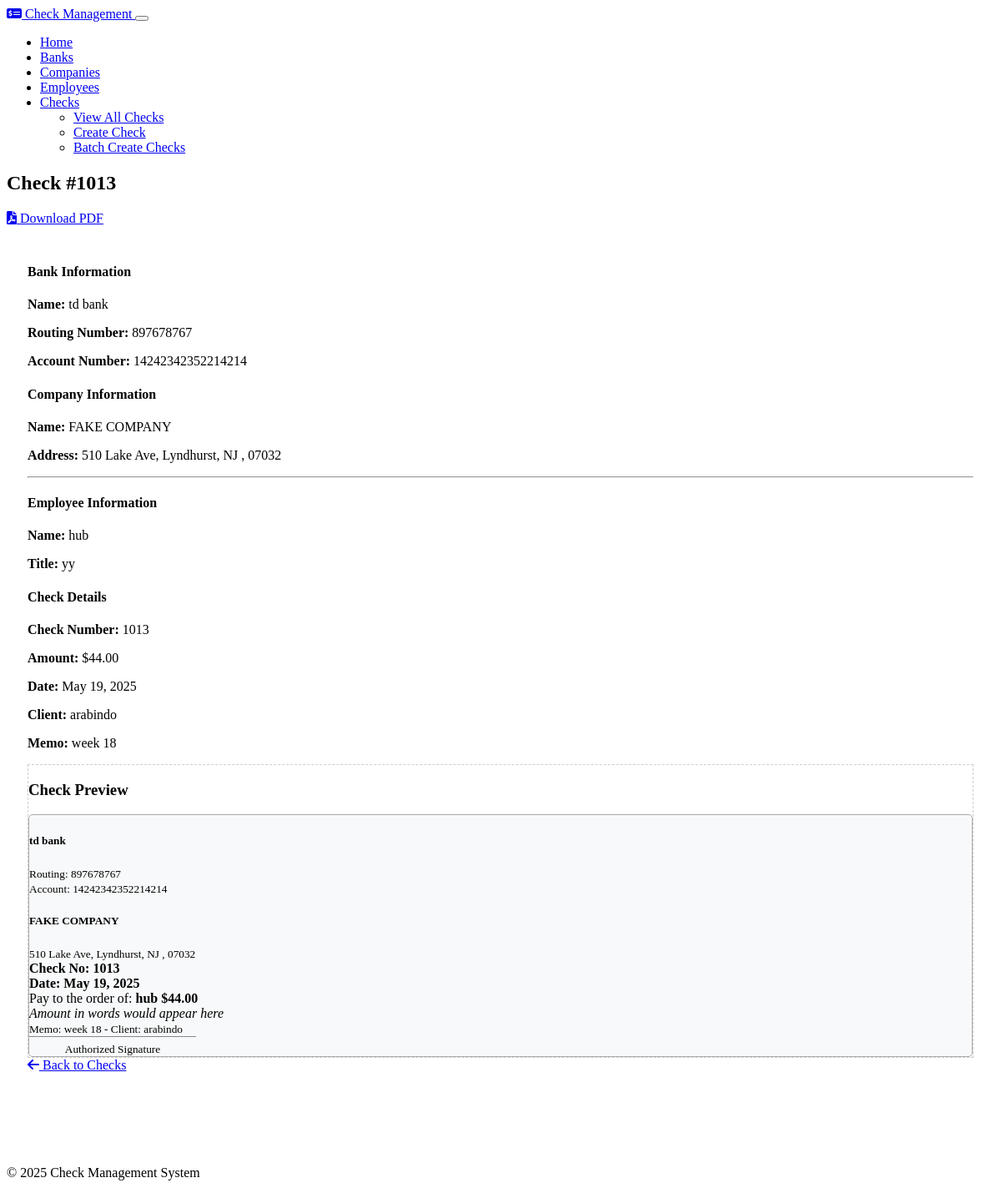
The page /checks/13 on the database its author committed.
### models.py (models this page shows, shortened)
class Check(db.Model):
    id = db.Column(db.Integer, primary_key=True)
    check_number = db.Column(db.Integer, nullable=False)
    amount = db.Column(db.Numeric(10, 2), nullable=False)
    date = db.Column(db.Date, nullable=False, default=datetime.utcnow)
    hours_worked = db.Column(db.Numeric(6, 2), nullable=True)
    pay_rate = db.Column(db.Numeric(10, 2), nullable=True)
    overtime_hours = db.Column(db.Numeric(6, 2), nullable=True)
    overtime_rate = db.Column(db.Numeric(10, 2), nullable=True)
    holiday_hours = db.Column(db.Numeric(6, 2), nullable=True)
    holiday_rate = db.Column(db.Numeric(10, 2), nullable=True)
    memo = db.Column(db.String(200), nullable=True)
    bank_id = db.Column(db.Integer, db.ForeignKey('bank.id'), nullable=False)
    company_id = db.Column(db.Integer, db.ForeignKey('company.id'), nullable=False)
    employee_id = db.Column(db.Integer, db.ForeignKey('employee.id'), nullable=False)
    client_id = db.Column(db.Integer, db.ForeignKey('company_client.id'), nullable=True)
    client = db.relationship('CompanyClient', backref='checks', lazy=True)

class Bank(db.Model):
    id = db.Column(db.Integer, primary_key=True)
    name = db.Column(db.String(100), nullable=False)
    routing_number = db.Column(db.String(9), nullable=False)
    account_number = db.Column(db.String(20), nullable=False)
    last_check_number = db.Column(db.Integer, default=1000)
    checks = db.relationship('Check', backref='bank', lazy=True, cascade="all, delete-orphan")

class Company(db.Model):
    id = db.Column(db.Integer, primary_key=True)
    name = db.Column(db.String(100), nullable=False)
    address = db.Column(db.String(200), nullable=False)
    logo = db.Column(db.Text, nullable=True)  # Store as base64 encoded string
    default_bank_id = db.Column(db.Integer, db.ForeignKey('bank.id'), nullable=True)
    employees = db.relationship('Employee', backref='company', lazy=True, cascade="all, delete-orphan")
    checks = db.relationship('Check', backref='company', lazy=True, cascade="all, delete-orphan")
    clients = db.relationship('CompanyClient', backref='company', lazy=True, cascade="all, delete-orphan")
    default_bank = db.relationship('Bank', backref='companies')

class Employee(db.Model):
    id = db.Column(db.Integer, primary_key=True)
    name = db.Column(db.String(100), nullable=False)
    title = db.Column(db.String(100), nullable=False)
    company_id = db.Column(db.Integer, db.ForeignKey('company.id'), nullable=False)
    checks = db.relationship('Check', backref='employee', lazy=True, cascade="all, delete-orphan")

class CompanyClient(db.Model):
    id = db.Column(db.Integer, primary_key=True)
    name = db.Column(db.String(100), nullable=False)
    address = db.Column(db.String(200), nullable=False)
    contact_person = db.Column(db.String(100))
    contact_email = db.Column(db.String(100))
    contact_phone = db.Column(db.String(20))
    company_id = db.Column(db.Integer, db.ForeignKey('company.id'), nullable=False)

### routes.py (the view)
    @app.route('/checks/<int:id>', endpoint='checks_view')
    def checks_view(id):
        check = Check.query.get_or_404(id)
        return render_template('checks/view.html', check=check)

### templates/checks/view.html (shortened to what this page needs)
{% extends 'layout.html' %}
{% block content %}
<div class="row justify-content-center">
    <div class="col-md-8">
        <div class="card mb-4">
            <div class="card-header d-flex justify-content-between align-items-center">
                <h2 class="mb-0">Check #{{ check.check_number }}</h2>
                <a href="{{ url_for('checks_pdf', id=check.id) }}" class="btn btn-primary">
                    <i class="fas fa-file-pdf me-1"></i> Download PDF
                </a>
            </div>
            <div class="card-body">
                <div class="row">
                    <div class="col-md-6">
                        <h4>Bank Information</h4>
                        <p><strong>Name:</strong> {{ check.bank.name }}</p>
                        <p><strong>Routing Number:</strong> {{ check.bank.routing_number }}</p>
                        <p><strong>Account Number:</strong> {{ check.bank.account_number }}</p>
                    </div>
                    <div class="col-md-6">
                        <h4>Company Information</h4>
                        <p><strong>Name:</strong> {{ check.company.name }}</p>
                        <p><strong>Address:</strong> {{ check.company.address }}</p>
                    </div>
                </div>
                <hr>
                <div class="row">
                    <div class="col-md-6">
                        <h4>Employee Information</h4>
                        <p><strong>Name:</strong> {{ check.employee.name }}</p>
                        <p><strong>Title:</strong> {{ check.employee.title }}</p>
                    </div>
                    <div class="col-md-6">
                        <h4>Check Details</h4>
                        <p><strong>Check Number:</strong> {{ check.check_number }}</p>
                        <p><strong>Amount:</strong> ${{ check.amount }}</p>
                        <p><strong>Date:</strong> {{ check.date.strftime('%B %d, %Y') }}</p>
                        {% if check.client %}
                        <p><strong>Client:</strong> {{ check.client.name }}</p>
                        {% endif %}
                        {% if check.memo %}
                        <p><strong>Memo:</strong> {{ check.memo }}</p>
                        {% endif %}
                    </div>
                </div>
                <div class="mt-4 text-center">
                    <div class="card p-4" style="border: 1px dashed #ccc;">
                        <h3 class="card-title">Check Preview</h3>
                        <div class="p-2 text-start" style="border: 1px solid #aaa; border-radius: 5px; background-color: #f8f9fa;">
                            <div class="d-flex justify-content-between">
                                <div>
                                    <h5>{{ check.bank.name }}</h5>
                                    <small>Routing: {{ check.bank.routing_number }}</small><br>
                                    <small>Account: {{ check.bank.account_number }}</small>
                                </div>
                                <div class="text-end">
                                    <h5>{{ check.company.name }}</h5>
                                    <small>{{ check.company.address }}</small>
                                </div>
                            </div>
                            <div class="d-flex justify-content-between mt-3">
                                <div><strong>Check No: {{ check.check_number }}</strong></div>
                                <div><strong>Date: {{ check.date.strftime('%B %d, %Y') }}</strong></div>
                            </div>
                            <div class="mt-3">
                                <span>Pay to the order of:</span> <strong>{{ check.employee.name }}</strong>
                                <span class="float-end"><strong>${{ check.amount }}</strong></span>
                            </div>
                            <div class="mt-2 mb-4">
                                <em>Amount in words would appear here</em>
                            </div>
                            <div class="d-flex justify-content-between">
                                <div>
                                    <small>
                                        {% if check.client %}
                                            {% if check.memo %}
                                                Memo: {{ check.memo }} - Client: {{ check.client.name }}
                                            {% else %}
                                                Memo: Work for {{ check.client.name }}
                                            {% endif %}
                                        {% else %}
                                            {% if check.memo %}
                                                Memo: {{ check.memo }}
                                            {% else %}
                                                Memo: Payment to {{ check.employee.title }}
                                            {% endif %}
                                        {% endif %}
                                    </small>
                                </div>
                                <div style="border-top: 1px solid #888; padding-top: 5px; width: 200px; text-align: center;">
                                    <small>Authorized Signature</small>
                                </div>
                            </div>
                        </div>
                    </div>
                </div>
                <div class="mt-4">
                    <a href="{{ url_for('checks_index') }}" class="btn btn-secondary">
                        <i class="fas fa-arrow-left me-1"></i> Back to Checks
                    </a>
                </div>
            </div>
        </div>
    </div>
</div>
{% endblock %}

### static/css/custom.css (style rules this page uses)
.card { transition: all 0.3s ease; }
.card .card-body { padding: 25px; }

### rows shown on the page
Check: check_number "1013", amount "44.00", date "May 19, 2025", memo "week 18"
Bank: bank.name "td bank", bank.routing_number "897678767", bank.account_number "14242342352214214"
Company: company.name "FAKE COMPANY", company.address "510 Lake Ave, Lyndhurst, NJ , 07032"
Employee: employee.name "hub", employee "yy"
CompanyClient: client.name "arabindo"
